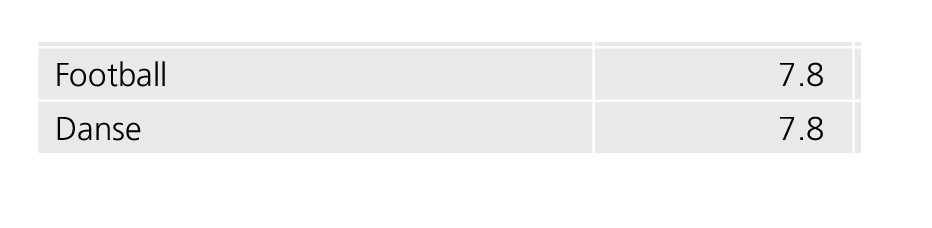
#> input picture Traitement_hocr/petit1.tif, 932 x 228 px
$ python -i all_code.py   (imports and definitions only)   (Python 2 division)
#> lines starting #> are read from the running program, lines starting #| are printed output that depends on the picture
#/usr/bin/env python
# coding: utf-8

from xml.dom import minidom
from PIL import Image
from pylab import array, imshow, show, ginput, close
from scipy.ndimage import measurements
import os
import xlwt
import Tkinter, tkFileDialog
import subprocess as sp
from tkinter import messagebox
from tkMessageBox import showinfo


# [168 lines left out: functions main, choose_file, pdf_to_tiff, select_img, table_img, not called in this run]


# trouver les coordonnee des cases
def boite_coord(path_to_img):

#> called with path_to_img = 'petit1.tif'
    img = Image.open(path_to_img)
#> img is the input picture: PIL image 932x228 RGBA; mean R, G, B, A 243.4, 244.2, 244.6, 255

    # /!\ ADAPTER selon le tableau il faudra changer la valeur "(i-127)*2.3)"
    img_tableau_noir = img.point(lambda i: (i-127)*2.3).point(lambda i: 0 if i < 250 else 255)
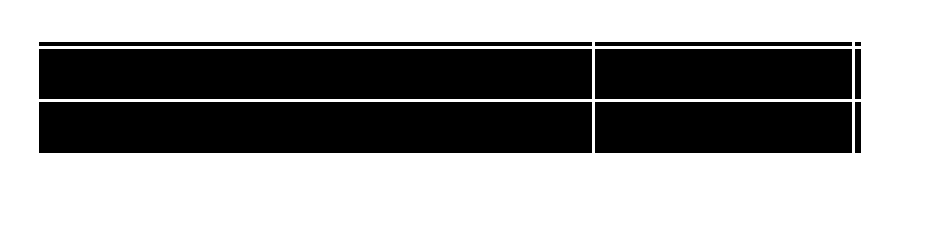
#> img_tableau_noir: PIL image 932x228 RGBA; mean R, G, B, A 152.2, 152.2, 152.2, 255

    img_table = img_tableau_noir.point(lambda i: 0 if i == 255 else 255)

    # ceate array
    img_block_array = array(img_table)

    # Get connected componens and their bounding boxes...
    labels, num_obects = measurements.label(img_block_array)
#> num_obects = 9
    boxes = measurements.find_objects(labels)
#> boxes = 9 items

    # /!\ ADAPTER selon le tableau
    min_height, max_height, min_width, max_width = 30, 300, 100, 800

    # trier les boite avec bonne taille
    panel_boxes = list()
    for boxe in boxes:
        if min_height < boxe[0].stop - boxe[0].start or min_height == None: # hauteur min
            if max_height > boxe[0].stop - boxe[0].start or max_height == None: # hauteur max
                if min_width < boxe[1].stop - boxe[1].start or min_width == None: # largeur min
                    if max_width > boxe[1].stop - boxe[1].start or max_width == None: # largeur max
                        panel_boxes.append([int(boxe[1].start), int(boxe[0].start), int(boxe[1].stop), int(boxe[0].stop)])
#> this loop made 9 passes
#> after the loop, panel_boxes = [[39, 49, 592, 99], [595, 49, 852, 99], [39, 102, 592, 153], [595, 102, 852, 153]]

    return panel_boxes


# utiliser document xml
# [170 lines left out: functions word_coord, word_in_box, coord_excel, creer_xls, text_img, not called in this run]


# [2 lines not run here, left out]

>>> result = boite_coord('petit1.tif')
#> result has the same summary as panel_boxes in boite_coord
